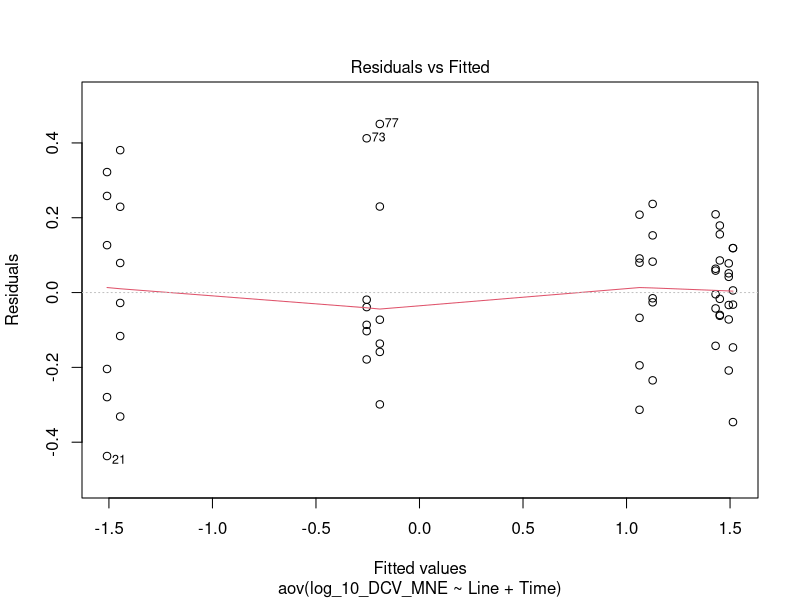
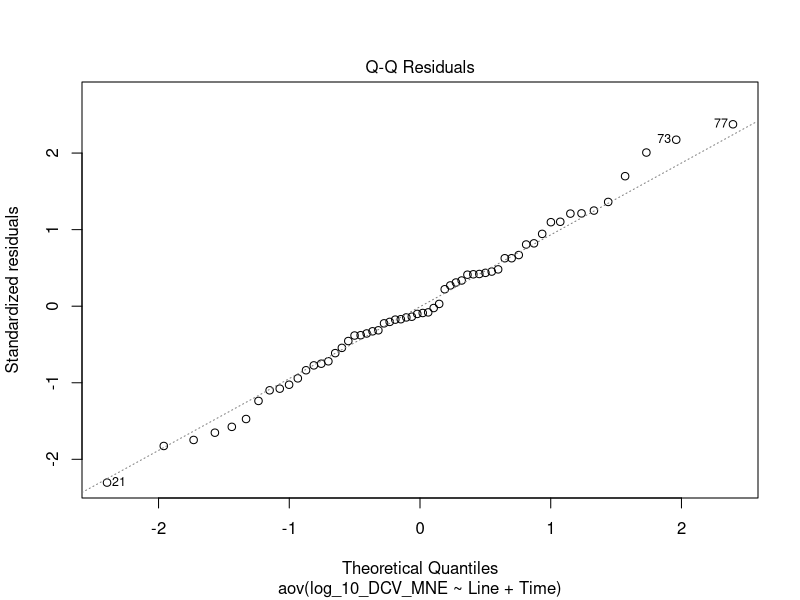
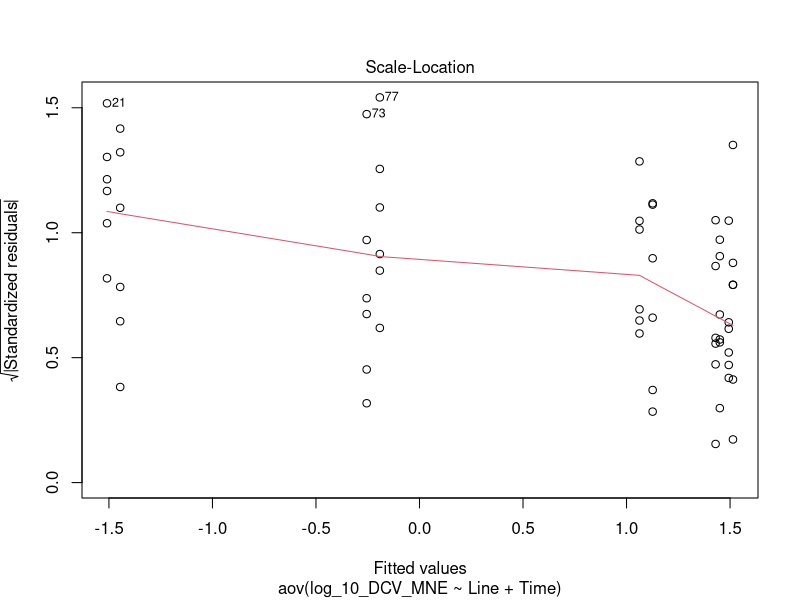
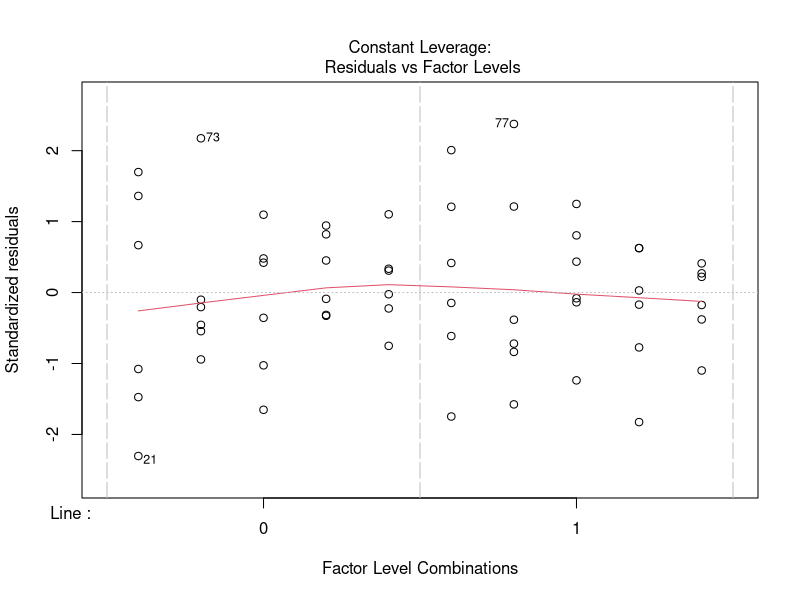
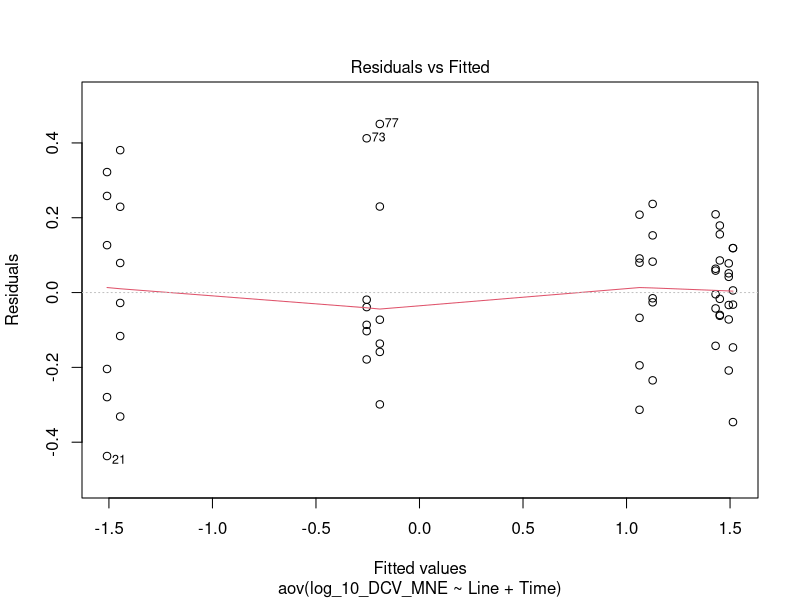
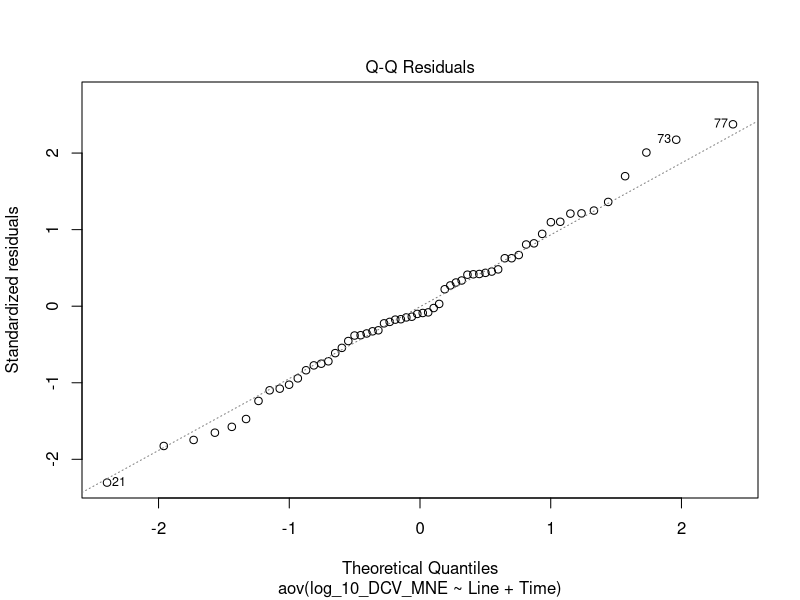
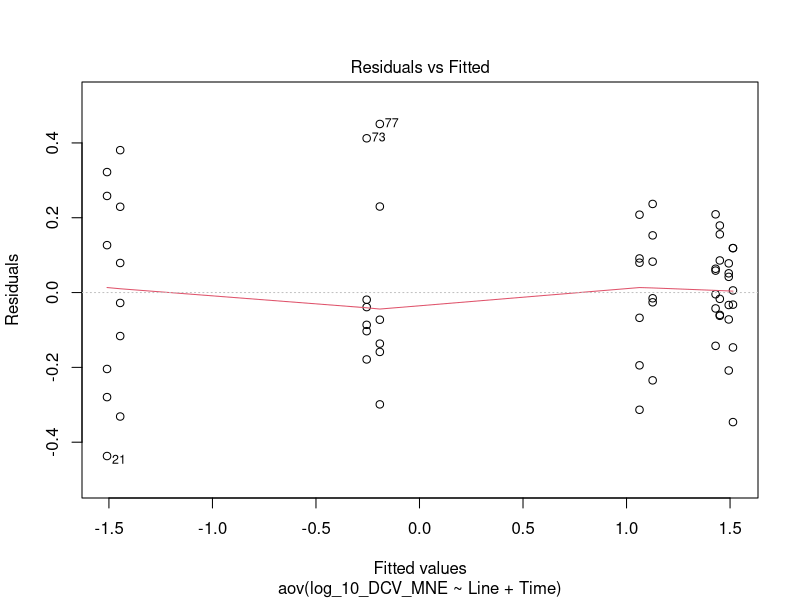
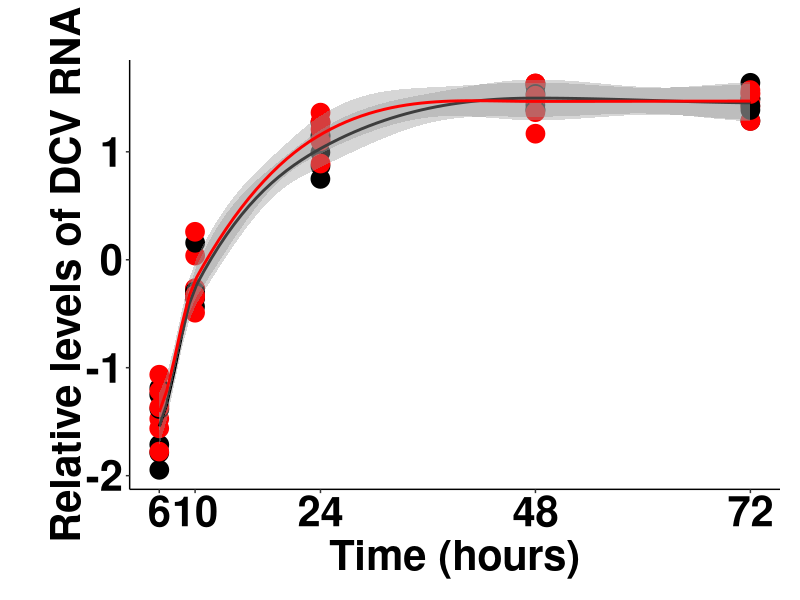

The R script that drew these images, in order:
## ---- chunk 1
library(tidyverse)
library(car)
library(rstatix)
## ---- chunk 2
# Importing raw Ct values
data_DCV_acc<- as.data.frame(read_csv("Accumulation_DCV_Figure_5_B_data.csv"))

# Importing sample ID information
data_ID <- as.data.frame(read_csv("Accumulation_DCV_Figure_5_B_data_sample_ID.csv"))
## ---- chunk 3
# Seting the data
Data <- data_DCV_acc

#Sets % SEM cutoff for samples (default 20%)
SEMCutoff = 20

# Do you wish to automatically censor data over the above SEM% threshold? 0 = no, 1 = yes (default yes)
UseCutoff = 1

# Change std Amp. efficiency if necessary
TarAmp = 1.79 # DCV
RefAmp = 1.64 # rpl32

# Sorting the data for analysis

Normalised <-
  data.frame("Sample", "MNE", "SE of MNE", "SE of MNE as % (x<=20%)")
i = 0
val = 1:nrow(Data)
val <- val[seq(1, (length(val)), 2)]
w = unlist(c(Data[4]))
x = unlist(c(Data[3]))
y = unlist(c(Data[2]))
s = matrix(x, nrow = 1, ncol = nrow(Data))
v = matrix(w, nrow = 1, ncol = nrow(Data))
t = matrix(y, nrow = nrow(Data), ncol = 1)
list <-
  data.frame("Censored Samples", "MNE", "SE of MNE", "SE of MNE as % (x>25%)")

# For loop processes all the data and adds it to the dataframe
for (i in val) {
  # Calculates MNE of Duplicates
  MNE2 = (RefAmp ^ ((v[1, i] + v[1, i + 1]) / 2)) / (TarAmp ^ ((s[1, i] +
                                                                  s[1, i + 1]) / 2))
  
  # Calculates SE of MNE
  SEofCTTAR = sd(c(s[1, i], s[1, i + 1])) / sqrt(2)
  SEofCTREF = sd(c(v[1, i], v[1, i + 1])) / sqrt(2)
  
  SEofMNE = MNE2 * (((log(TarAmp) * SEofCTTAR) ^ 2) + ((log(RefAmp) * SEofCTREF) ^
                                                         2)) ^ .5
  
  # Calculates SE of MNE as %
  SEofMNEasP = (SEofMNE / MNE2) * 100
  
  # Adds each set of data to the data frame (you may wish to change the digits= option to be smaller if you wish)
  if (UseCutoff == 1) {
    if (SEofMNEasP > SEMCutoff) {
      cat(
        "Sample:",
        t[i, 1],
        "was censored due to exceeding SEM cutoff of",
        SEMCutoff,
        "with a value of",
        (round(SEofMNEasP, digits = 2)),
        "\n"
      )
      list[nrow(list) + 1,] = c(
        t[i, 1],
        round(MNE2, digits = 10),
        round(SEofMNE, digits = 5),
        round(SEofMNEasP, digits = 2)
      )
    }
    else {
      Normalised[nrow(Normalised) + 1,] = c(
        t[i, 1],
        round(MNE2, digits = 10),
        round(SEofMNE, digits = 5),
        round(SEofMNEasP, digits = 2)
      )
    }
  }
  else {
    Normalised[nrow(Normalised) + 1,] = c(
      t[i, 1],
      round(MNE2, digits = 10),
      round(SEofMNE, digits = 5),
      round(SEofMNEasP, digits = 2)
    )
  }
}

View(Normalised)

## ---- chunk 4
# Formats the analysed dataset
MNE <- Normalised %>%
  rename(
    Sample = X.Sample.,
    DCV_MNE = X.MNE.,
    DCV_SE_MNE = X.SE.of.MNE.,
    DCV_SE_Percent = X.SE.of.MNE.as....x..20...
  ) %>%
  slice(-1) %>% 
  select(Sample, everything())

# Visualize the data frame
View(MNE)
## ---- chunk 5
# Formats the censored data set
SEM_censored <- list %>%
  rename(
    Sample_file = X.Censored.Samples.,
    MNE = X.MNE.,
    SE_MNE = X.SE.of.MNE.,
    SE_Percent = X.SE.of.MNE.as....x.25...
  ) %>%
  mutate(Sample_file = as.character(Sample_file)) %>%
  slice(-1)

# Visualize the data set
SEM_censored
## ---- chunk 6
# Code the samples as the same 
MNE$Sample <- as.double(MNE$Sample)
data_ID$Sample <- as.double(data_ID$Sample)

# Joining the MNE dataframe with the sample ID dataframe 
data_MNE <- full_join(data_ID, MNE, by = join_by(Sample))
## ---- chunk 7
# Coding the factors correctly 
data_MNE$Time <- as.factor(data_MNE$Time)
data_MNE$DCV_MNE <- as.numeric(data_MNE$DCV_MNE)

# Log-transforming data
data_MNE <- data_MNE %>% 
  mutate(log_10_DCV_MNE = log10(DCV_MNE)) 

# Subsetting time points that have full replicates 
data_MNE_sub <- subset(data_MNE, Time != "0") %>% 
  subset( Time != "2") %>% # Some were censored because ND 
  subset( Time != "4") # Some samples were censored because ND

data_anova <- data_MNE_sub %>% 
  select(log_10_DCV_MNE, Time, Line, Replicate, Sample) %>% 
  mutate(Line = as.factor(Line)) %>% 
  mutate(Time = as.factor(Time))
## ---- chunk 8
# Fitting the model 
DCV_aov1 <- aov(log_10_DCV_MNE ~ 
                  Line * 
                  Time , 
                data = data_anova)

DCV_aov2 <- aov(log_10_DCV_MNE ~ 
                  Line + 
                  Time , 
                data = data_anova) #Best fit model

DCV_aov3 <- aov(log_10_DCV_MNE ~ 
                  Line , 
                data = data_anova)

# Finding the best fit model
AIC(DCV_aov1, DCV_aov2) 
AIC(DCV_aov2, DCV_aov3)

# Summary of analysis 
summary(DCV_aov2)
## ---- chunk 9
# Visually Check 
plot(DCV_aov2)

# Extract residuals and fitted values
DCV_aov2_fitted <- fitted(DCV_aov2)
DCV_aov2_res <- residuals(DCV_aov2)

# 1. Homogeneity of variances
plot(DCV_aov2, 1)
leveneTest(log_10_DCV_MNE ~ 
                  Line , 
                data = data_anova)

# 2. Normality
plot(DCV_aov2, 2)

# Run Shapiro-Wilk test on residuals
shapiro.test(x = DCV_aov2_res)

# 3. Outliers 
plot(DCV_aov2, 1)
outlierTest(DCV_aov2)
## ---- chunk 10
# Converting Time back into appropriate
data_anova$Time <- as.character(data_anova$Time)
data_anova$Time <- as.double(data_anova$Time)

# Creating plot object
DCV_plot <-ggplot(data_anova) +
  geom_jitter(
    aes(Time, log_10_DCV_MNE, col = Line),
    size = 6,
    position = position_jitter(width = 0.01),
    show.legend = FALSE
  ) +
  geom_smooth(aes(Time, log_10_DCV_MNE, group = Line, col = Line), show.legend = FALSE, inherit.aes = FALSE, method = 'loess', span = 0.5) +
  scale_color_manual(values = c("black", "red")) +
  scale_fill_manual(values = c("black", "red")) +  # Specify the fill colors for Line = 0 and Line = 1
  theme_classic() +
  scale_x_continuous(breaks = unique(data_anova$Time), labels = unique(data_anova$Time)) + # set time axis to correspond to actual time points
  labs(x = "Time (hours)",
       y = expression(bold(
         "Relative levels of DCV RNA"
       ))) +
  theme(
    plot.margin = unit(c(3, 1, 1, 2), "lines"),
    axis.title = element_text(
      size = 30,
      face = "bold",
      colour = "black"
    ),
    axis.title.y = element_text(
      size = 30,
      face = "bold",
      colour = "black",
      hjust = 0.5,
      vjust = 0.1
    ),
    axis.text = element_text(
      size = 30,
      face = "bold",
      colour = "black"
    ),
    plot.title = element_text(size = 30)
  ) +
  guides(fill = FALSE, colour = FALSE)

## ---- chunk 11
# Exporting model summary
sink("Accumulation_DCV_Figure_5_B_stats_output_anova.txt") # change file name
summary(DCV_aov2) # prints coxme output to txt file
sink() # closes the connection **CRITICAL**

sink("Accumulation_DCV_Figure_5_B_stats_output_anova_call.txt") # change file name
print(DCV_aov2) # prints coxme output to txt file
sink() # closes the connection **CRITICAL**

# Exporting figure
today <- Sys.Date()
date <- format(today, format = "%y%m%d")
name <- paste(date, "Figure", "5", "B",  sep = "_")
pdf_name <- paste(name, "pdf", sep = ".")
ggsave(filename = pdf_name,
       plot = DCV_plot, 
       width = 15, 
       height = 7.5)
